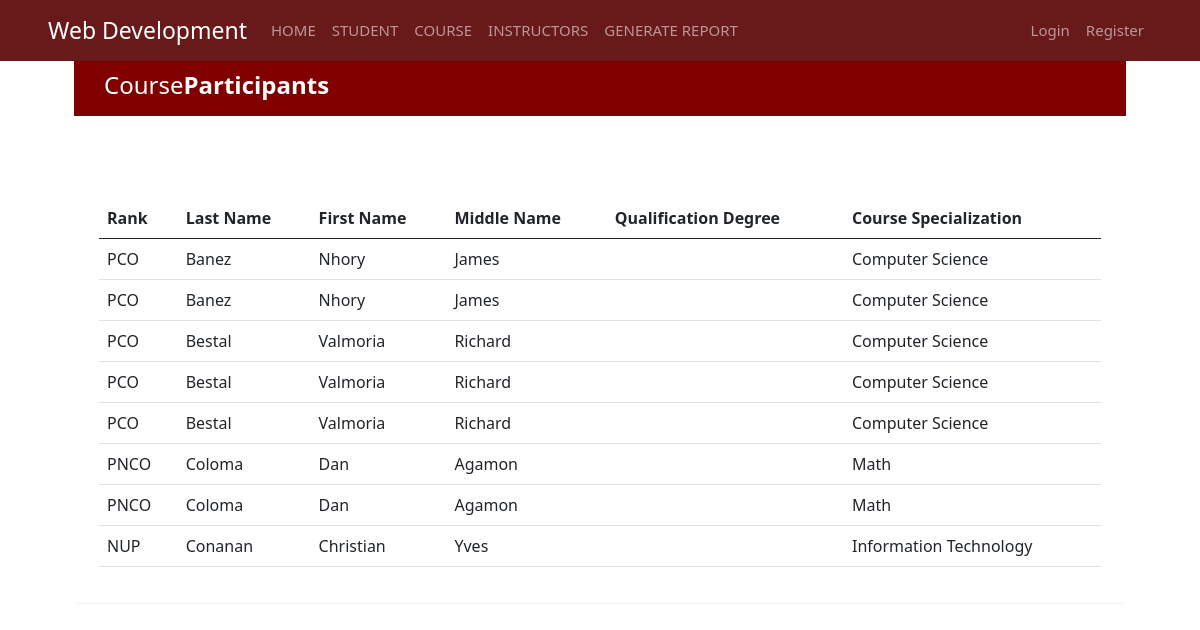
Page /report/instructor_per_course.php on the earlier database version.
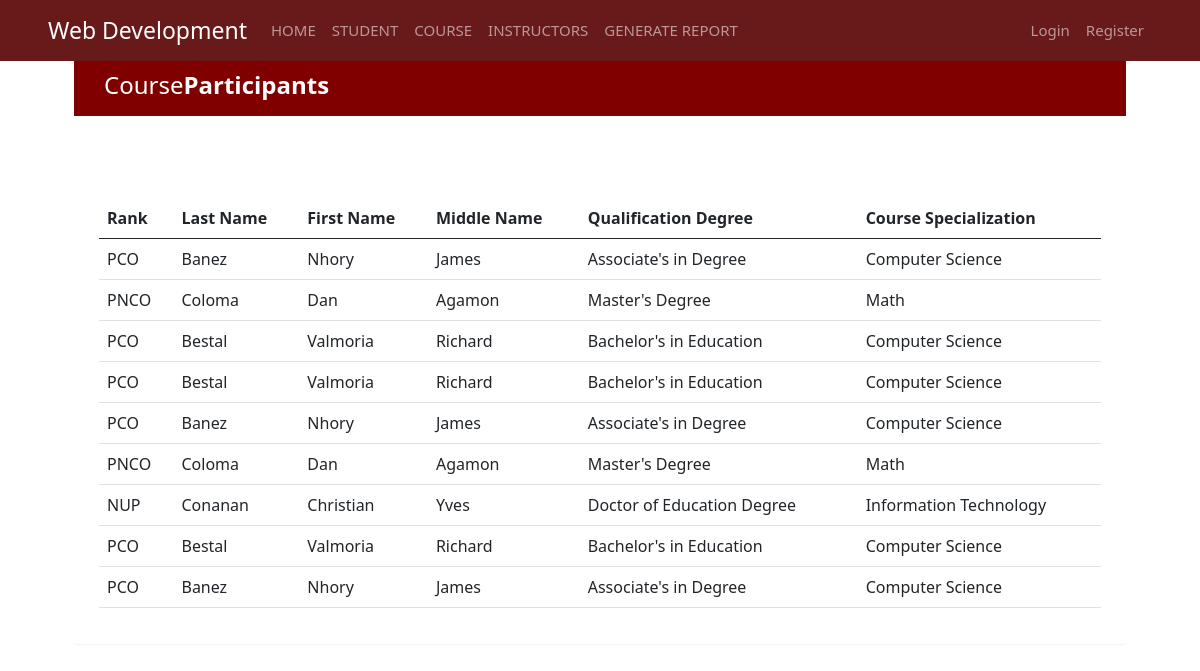
Same page on the later database version.
### tables this page shows
CREATE TABLE `pool_instructor_details` (
  `instructor_id` int(11) NOT NULL,
  `account_id` int(11) DEFAULT NULL,
  `rank` varchar(15) NOT NULL,
  `qualification_degree` varchar(50) DEFAULT NULL,
  `course_specialization` varchar(50) NOT NULL,
  `other_qualification` varchar(50) DEFAULT NULL
);

CREATE TABLE `account_details` (
  `account_id` int(11) NOT NULL,
  `username` varchar(50) NOT NULL,
  `password` varchar(50) NOT NULL,
  `user_type` varchar(10) NOT NULL,
  `lastname` varchar(50) NOT NULL,
  `firstname` varchar(50) NOT NULL,
  `middlename` varchar(50) NOT NULL,
  `suffix` varchar(10) NOT NULL
);

### report/instructor_per_course.php (the view, shortened to what this page needs)
<!DOCTYPE html>
<html lang="en">
<head>
	<link href="https://cdn.jsdelivr.net/npm/bootstrap@5.2.3/dist/css/bootstrap.min.css" rel="stylesheet">
</head>
<body style="margin: 50px;">
	<div class="container">
		<div class="table-wrapper">
			<div class="table-title">
				<div class="row">
					<div class="col-sm-6">
						<h2>Course<b>Participants</b></h2>
					</div>
				</div>
			</div>
			<br>
			<?php
			require '../templates/header.php';
			require '../templates/navigation.php';
		    ?>
		    <table class="table table-stripped table-hover">
		    	<thead>
					<tr>
						<th>Rank</th>
						<th>Last Name</th>
						<th>First Name</th>
						<th>Middle Name</th>
						<th>Qualification Degree</th>
						<th>Course Specialization</th>
					</tr>
				</thead>
				<br>
				<br>
				<tbody>
				<?php
					require '../templates/connection.php';
					require '../templates/header.php';
					require '../templates/navigation.php';
					$sql = "SELECT * FROM pool_instructor_details Inner Join account_details On pool_instructor_details.account_id = account_details.account_id Inner Join registration_course On registration_course.instructor_id = pool_instructor_details.instructor_id  ";
					$result = $conn->query($sql);
						while($row = $result->fetch_assoc()) {
							echo "<tr>
								<td>". $row["rank"] ."</td>
								<td>". $row["lastname"] ."</td>
								<td>". $row["firstname"] ."</td>
								<td>". $row["middlename"] ."</td>
								<td>". $row["qualification_degree"] ."</td>
								<td>". $row["course_specialization"] ."</td>
							</tr>";
						}
				?>
				</tbody>
			</table>
		</div>
	</div>
</body>
</html>

Differences in the rows shown:
now on one of the page's lists (row edited): pool_instructor_details: rank "PCO", account.lastname "Banez", account.firstname "Nhory", account.middlename "James", qualification_degree "Associate's in Degree", course_specialization "Computer Science"
changed pool_instructor_details "Banez": qualification_degree (not shown) → "Associate's in Degree"
changed pool_instructor_details "PNCO": qualification_degree (not shown) → "Master's Degree"; moves up the list
changed pool_instructor_details "Bestal": qualification_degree (not shown) → "Bachelor's in Education"
changed pool_instructor_details "NUP": qualification_degree (not shown) → "Doctor of Education Degree"
